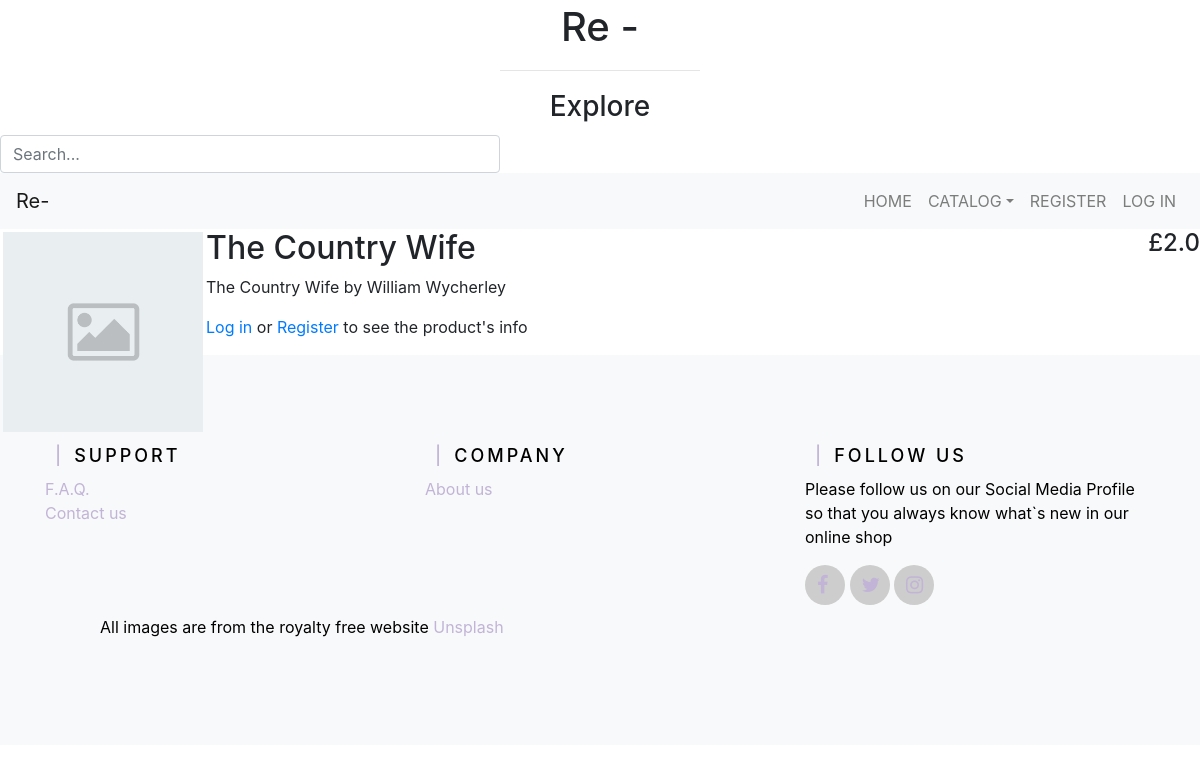
The page /reuse/books/drama/the-country-wife/ on the database its author committed.
### reuse/models.py (models this page shows, shortened)
class Product(models.Model):
    name = models.CharField(max_length = 128, help_text = "Eg. Notebook")
    subcategory = models.ForeignKey(Subcategory, on_delete = models.CASCADE)
    category = models.ForeignKey(Category, blank=True, null=True, on_delete = models.CASCADE)
    description = models.TextField(help_text = "Tell the buyers something about your product")
    price = models.FloatField(default = 0, help_text = "3.50")
    date = models.DateField(auto_now_add=True, blank=True, null=True)
    slug = models.SlugField(unique = True)
    image1 = models.ImageField(upload_to='product_images', default='product_images/default.png')
    class Meta:
        abstract = True
    def __str__(self):
        return self.name

class CurrentProduct(Product):
    image2 = models.ImageField(upload_to='product_images', blank = True)
    image3 = models.ImageField(upload_to='product_images', blank = True)
    image4 = models.ImageField(upload_to='product_images', blank = True)
    image5 = models.ImageField(upload_to='product_images', blank = True)
    seller = models.ForeignKey(UserProfile, on_delete = models.CASCADE, related_name="seller")

### reuse/views.py (the view)
# urls.py: path('<slug:category_name_slug>/<slug:subcategory_name_slug>/<slug:product_name_slug>/', views.show_product, name='product'),
def show_product(request, category_name_slug, subcategory_name_slug, product_name_slug):
    context_dict = {}
    if request.user.is_anonymous:
        context_dict['user'] = "Nope"
    else:
        context_dict['user'] = request.user
        context_dict['profile'] = UserProfile.objects.get(user=context_dict['user'])
    try:
        product = CurrentProduct.objects.get(slug=product_name_slug)
        context_dict['subcategory'] = product.subcategory
        context_dict['category'] = product.category
        context_dict['seller'] = product.seller
        context_dict['product'] = product
        print(context_dict)
    except CurrentProduct.DoesNotExist:
        context_dict['subcategory'] = None
        context_dict['category'] = None
        context_dict['product'] = None
    return render(request,'reuse/product.html',context=context_dict)

### reuse/models.py (called while the page is built)
    def __str__(self):
        return self.user.username

    def __str__(self):
        return self.name

    def __str__(self):
        return self.name

### reuse/templatetags/reuse_template_tags.py (called while the page is built)
@register.inclusion_tag('reuse/categories.html')
def get_category_list():
    catlist = {}
    category_list = Category.objects.order_by('name')
    catlist['categories'] = {}
    for cat in category_list:
        catlist['categories'][cat] = Subcategory.objects.filter(category=cat).order_by('name')
    return catlist

### templates/reuse/product.html (shortened to what this page needs)
{% extends 'reuse/base.html' %}
{% load staticfiles %}
{% block titlebar_block %}
    Explore
{% endblock %}
{% block body_block %}
    <img src="{{ product.image1.url }}" alt="{{ product.name }}'s picture" style="width:200px;height:200px;float:left;margin:3px;"/>
    <h4 style="float:right;">£{{ product.price }}</h4>
    <h2>{{ product.name }}</h2>
	<p>{{ product.description }}</p>
    {% if user.is_authenticated %}
        {% if seller != profile %}
            <form id="add_to_wishlist" action="{% url 'reuse:add_to_wishlist' category.slug subcategory.slug product.slug %}" method="post">
                {% csrf_token %}
                <input name="submit" type="submit" value="Like" />
            </form>
            <hr style="margin-top:100px"/>
            <p>Sold by: <a href="{% url 'reuse:profile' seller.slug %}">{{ seller }}</a></p>
            <img src="{{ seller.picture.url }}" alt="{{ seller }}'s profile pic" style="width:150px;height:150px;float:left;margin:3px;"/>
            <p>Payments accepted: </p>
            <ul style="float:left;">
                {% if seller.paypal %}
                    <li>Paypal</li>
                {% endif %}
                {% if seller.bank_transfer %}
                    <li>Bank Transfer</li>
                {% endif %}
                {% if seller.cash %}
                    <li>Cash</li>
                {% endif %}
            </ul>
            <div style="clear:both;">
            <h5>Location</h5>
            <p><i class="fa fa-map-marker"></i>{{ seller.address }}<br/> {{ seller.city }} <br/> {{ seller.postcode }} </p>
            </div>
        {% else %}
            <a href="{% url 'reuse:manage_product' category.slug subcategory.slug product.slug %}">Manage</a>
            <a href="{% url 'reuse:sell_product' category.slug subcategory.slug product.slug %}">Sell</a>
        {% endif %}
    {% else %}
        <p><a href="{% url 'reuse:login' %}">Log in</a> or <a href="{% url 'reuse:register' %}">Register</a> to see the product's info</p>
   {% endif %}
{% endblock %}

### rows shown on the page
CurrentProduct: image1 (placeholder picture), price "2.0", name "The Country Wife", description "The Country Wife by William Wycherley"
